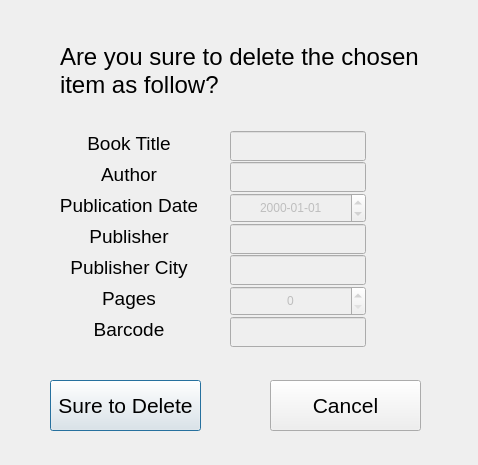
<?xml version="1.0" encoding="UTF-8"?>
<ui version="4.0">
 <class>DeleteDialog</class>
 <widget class="QDialog" name="DeleteDialog">
  <property name="geometry">
   <rect>
    <x>0</x>
    <y>0</y>
    <width>478</width>
    <height>465</height>
   </rect>
  </property>
  <property name="windowTitle">
   <string>Dialog</string>
  </property>
  <widget class="QLabel" name="label">
   <property name="geometry">
    <rect>
     <x>61</x>
     <y>131</y>
     <width>136</width>
     <height>25</height>
    </rect>
   </property>
   <property name="font">
    <font>
     <pointsize>14</pointsize>
    </font>
   </property>
   <property name="text">
    <string>Book Title</string>
   </property>
   <property name="alignment">
    <set>Qt::AlignCenter</set>
   </property>
  </widget>
  <widget class="QLabel" name="label_2">
   <property name="geometry">
    <rect>
     <x>60</x>
     <y>30</y>
     <width>371</width>
     <height>81</height>
    </rect>
   </property>
   <property name="font">
    <font>
     <pointsize>18</pointsize>
    </font>
   </property>
   <property name="text">
    <string>Are you sure to delete the chosen
item as follow?</string>
   </property>
  </widget>
  <widget class="QLabel" name="label_3">
   <property name="geometry">
    <rect>
     <x>61</x>
     <y>162</y>
     <width>136</width>
     <height>25</height>
    </rect>
   </property>
   <property name="font">
    <font>
     <pointsize>14</pointsize>
    </font>
   </property>
   <property name="text">
    <string>Author</string>
   </property>
   <property name="alignment">
    <set>Qt::AlignCenter</set>
   </property>
  </widget>
  <widget class="QLabel" name="label_4">
   <property name="geometry">
    <rect>
     <x>61</x>
     <y>193</y>
     <width>136</width>
     <height>25</height>
    </rect>
   </property>
   <property name="font">
    <font>
     <pointsize>14</pointsize>
    </font>
   </property>
   <property name="text">
    <string>Publication Date</string>
   </property>
   <property name="alignment">
    <set>Qt::AlignCenter</set>
   </property>
  </widget>
  <widget class="QLabel" name="label_5">
   <property name="geometry">
    <rect>
     <x>61</x>
     <y>224</y>
     <width>136</width>
     <height>25</height>
    </rect>
   </property>
   <property name="font">
    <font>
     <pointsize>14</pointsize>
    </font>
   </property>
   <property name="text">
    <string>Publisher</string>
   </property>
   <property name="alignment">
    <set>Qt::AlignCenter</set>
   </property>
  </widget>
  <widget class="QLabel" name="label_6">
   <property name="geometry">
    <rect>
     <x>61</x>
     <y>255</y>
     <width>136</width>
     <height>25</height>
    </rect>
   </property>
   <property name="font">
    <font>
     <pointsize>14</pointsize>
    </font>
   </property>
   <property name="text">
    <string>Publisher City</string>
   </property>
   <property name="alignment">
    <set>Qt::AlignCenter</set>
   </property>
  </widget>
  <widget class="QLabel" name="label_7">
   <property name="geometry">
    <rect>
     <x>61</x>
     <y>286</y>
     <width>136</width>
     <height>25</height>
    </rect>
   </property>
   <property name="font">
    <font>
     <pointsize>14</pointsize>
    </font>
   </property>
   <property name="text">
    <string>Pages</string>
   </property>
   <property name="alignment">
    <set>Qt::AlignCenter</set>
   </property>
  </widget>
  <widget class="QLabel" name="label_8">
   <property name="geometry">
    <rect>
     <x>61</x>
     <y>317</y>
     <width>136</width>
     <height>25</height>
    </rect>
   </property>
   <property name="font">
    <font>
     <pointsize>14</pointsize>
    </font>
   </property>
   <property name="text">
    <string>Barcode</string>
   </property>
   <property name="alignment">
    <set>Qt::AlignCenter</set>
   </property>
  </widget>
  <widget class="QLineEdit" name="lineEditTitle">
   <property name="enabled">
    <bool>false</bool>
   </property>
   <property name="geometry">
    <rect>
     <x>230</x>
     <y>131</y>
     <width>136</width>
     <height>30</height>
    </rect>
   </property>
   <property name="alignment">
    <set>Qt::AlignCenter</set>
   </property>
  </widget>
  <widget class="QLineEdit" name="lineEditAuthor">
   <property name="enabled">
    <bool>false</bool>
   </property>
   <property name="geometry">
    <rect>
     <x>230</x>
     <y>162</y>
     <width>136</width>
     <height>30</height>
    </rect>
   </property>
   <property name="alignment">
    <set>Qt::AlignCenter</set>
   </property>
  </widget>
  <widget class="QLineEdit" name="lineEditPublisher">
   <property name="enabled">
    <bool>false</bool>
   </property>
   <property name="geometry">
    <rect>
     <x>230</x>
     <y>224</y>
     <width>136</width>
     <height>30</height>
    </rect>
   </property>
   <property name="alignment">
    <set>Qt::AlignCenter</set>
   </property>
  </widget>
  <widget class="QLineEdit" name="lineEditPubcity">
   <property name="enabled">
    <bool>false</bool>
   </property>
   <property name="geometry">
    <rect>
     <x>230</x>
     <y>255</y>
     <width>136</width>
     <height>30</height>
    </rect>
   </property>
   <property name="alignment">
    <set>Qt::AlignCenter</set>
   </property>
  </widget>
  <widget class="QLineEdit" name="lineEditBarcode">
   <property name="enabled">
    <bool>false</bool>
   </property>
   <property name="geometry">
    <rect>
     <x>230</x>
     <y>317</y>
     <width>136</width>
     <height>30</height>
    </rect>
   </property>
   <property name="alignment">
    <set>Qt::AlignCenter</set>
   </property>
  </widget>
  <widget class="QDateEdit" name="dateEdit">
   <property name="enabled">
    <bool>false</bool>
   </property>
   <property name="geometry">
    <rect>
     <x>230</x>
     <y>193</y>
     <width>136</width>
     <height>30</height>
    </rect>
   </property>
   <property name="alignment">
    <set>Qt::AlignCenter</set>
   </property>
   <property name="displayFormat">
    <string>yyyy-MM-dd</string>
   </property>
  </widget>
  <widget class="QSpinBox" name="spinBox">
   <property name="enabled">
    <bool>false</bool>
   </property>
   <property name="geometry">
    <rect>
     <x>230</x>
     <y>286</y>
     <width>136</width>
     <height>30</height>
    </rect>
   </property>
   <property name="alignment">
    <set>Qt::AlignCenter</set>
   </property>
   <property name="maximum">
    <number>9999</number>
   </property>
  </widget>
  <widget class="QPushButton" name="pushButtonConfirm">
   <property name="geometry">
    <rect>
     <x>50</x>
     <y>380</y>
     <width>151</width>
     <height>51</height>
    </rect>
   </property>
   <property name="font">
    <font>
     <pointsize>16</pointsize>
    </font>
   </property>
   <property name="text">
    <string>Sure to Delete</string>
   </property>
  </widget>
  <widget class="QPushButton" name="pushButtonCancel">
   <property name="geometry">
    <rect>
     <x>270</x>
     <y>380</y>
     <width>151</width>
     <height>51</height>
    </rect>
   </property>
   <property name="font">
    <font>
     <pointsize>16</pointsize>
    </font>
   </property>
   <property name="text">
    <string>Cancel</string>
   </property>
  </widget>
 </widget>
 <resources/>
 <connections/>
</ui>
